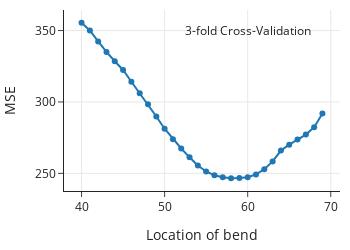

Notebook code cell kept with this figure:
### Code cell
fig = go.Figure()

fig.add_trace(
    go.Scatter(x=np.arange(40,71,1), y=totals, mode='markers+lines'))

fig.add_annotation(x=60, y=350,
            text="3-fold Cross-Validation", showarrow=False)

fig.update_layout(showlegend=False, width=350, height=250,
                 xaxis_title='Location of bend',
                   yaxis_title='MSE')


fig.show()

### Figure 1 — Plotly figure (JSON) as saved in the notebook; plotly's stock layout.template omitted (floating-point values rounded to 4 significant figures)
{"data": [{"mode": "markers+lines", "type": "scatter", "x": [40, 41, 42, 43, 44, 45, 46, 47, 48, 49, 50, 51, 52, 53, 54, 55, 56, 57, 58, 59, 60, 61, 62, 63, 64, 65, 66, 67, 68, 69, 70], "y": [355.4, 350.0, 342.4, 335.0, 328.5, 322.4, 314.2, 306.2, 298.4, 289.8, 281.3, 274.0, 267.4, 261.2, 255.6, 251.3, 248.6, 247.2, 246.6, 246.8, 247.4, 249.3, 252.9, 258.4, 266.0, 270.1, 273.8, 277.1, 282.3, 291.9]}], "layout": {"annotations": [{"showarrow": false, "text": "3-fold Cross-Validation", "x": 60, "y": 350}], "height": 250, "showlegend": false, "width": 350, "xaxis": {"autorange": true, "range": [37.89, 71.11], "title": {"text": "Location of bend"}, "type": "linear"}, "yaxis": {"autorange": true, "range": [237.7, 364.4], "title": {"text": "MSE"}, "type": "linear"}}}
